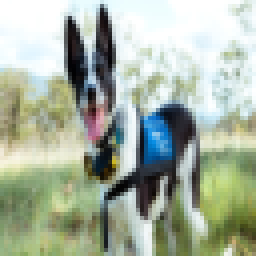
#> input picture watermark_app/data/original_image.png, 64 x 64 px, found by its file name (shown 4 times larger)
$ jupyter execute --allow-errors project.ipynb   (shell and % lines are left out)
#> lines starting #> are read from the running program, lines starting #| are printed output that depends on the picture; after the words box and inside, x2 and y2 are one past the last pixel; in counts of white or black regions, pixels touching at a corner belong together
[cell 1]
from PIL import Image
import numpy as np
ori_img = Image.open("data/original_image.png")
#> ori_img is the input picture: PIL image 64x64 RGB; mean R, G, B 166.9, 177.8, 160.7
img = Image.open("StegaStamp-pytorch/outputs/demo/watermarked_output_hidden.png").convert("RGB")
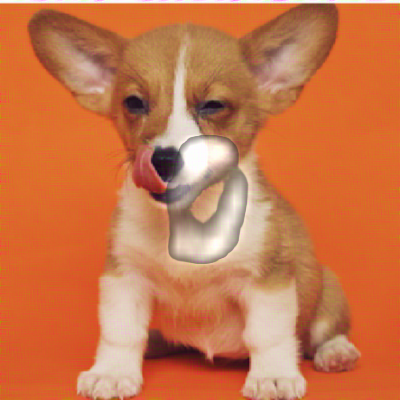
#> input picture StegaStamp-pytorch/outputs/demo/watermarked_output_hidden.png, 400 x 400 px
#> img is the input picture: PIL image 400x400 RGB; mean R, G, B 201.1, 118, 74.4
wm = Image.open("data/raw_watermark.png").convert("L")
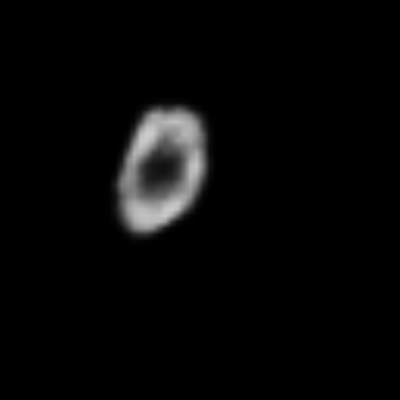
#> input picture watermark_app/data/raw_watermark.png, 400 x 400 px, found by its file name
#> wm is the input picture: PIL image 400x400 L; min 0, max 205, mean 7

[cell 2]
ori_img

[cell 3]
img

[cell 4]
wm

[cell 5]
# Convert to arrays
img_arr = np.array(img)
mask_arr = 1-np.array(wm)
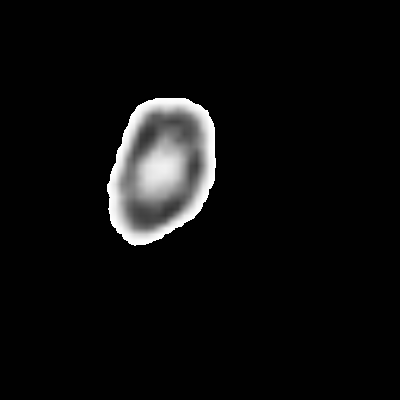
#> mask_arr: shape (400, 400); min 0, max 255, mean 13.7
ori_arr = np.array(ori_img)
# Normalize mask to 0 and 1, then expand dimensions to match (H, W, 3)
mask_normalized = (mask_arr <= 1).astype(np.uint8)[:, :, np.newaxis]
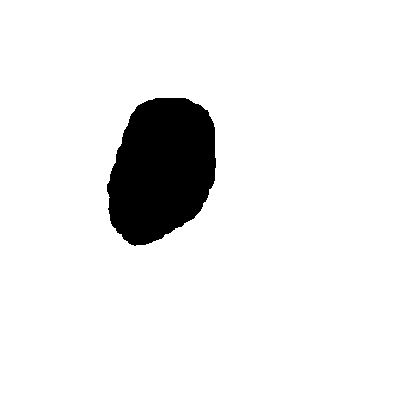
#> mask_normalized: shape (400, 400, 1); values 0 (black) and 1 (white), 92.3% white; 1 black region, box (x1, y1, x2, y2) and area: (107, 98, 216, 246) 12344

# Multiply image by mask
#> (the rest of this cell did not finish here and is left out)
